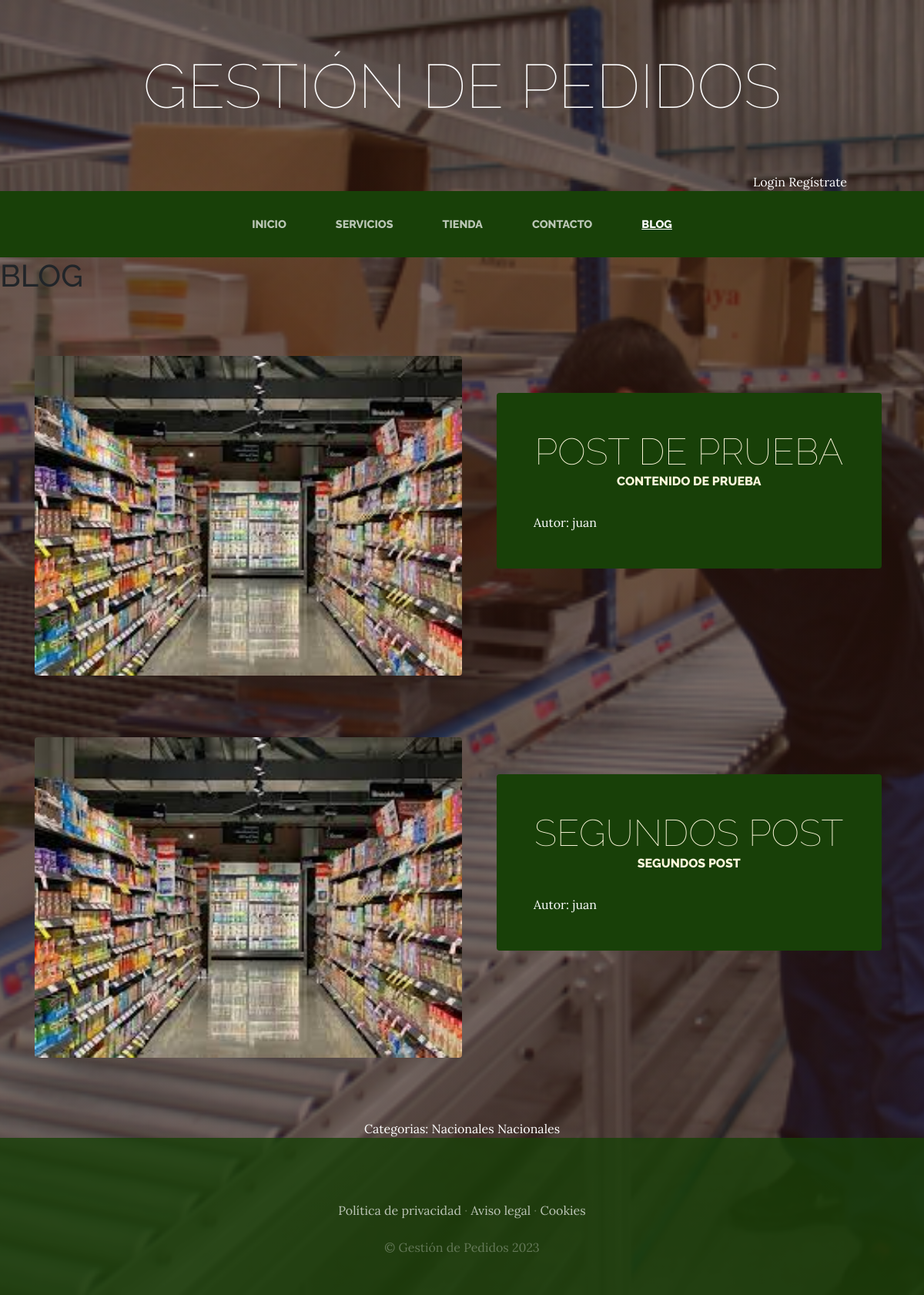
The app's page /blog/categoria/1/ with its own data.
### blog/models.py (models this page shows, shortened)
class Post(models.Model):
    titulo=models.CharField(max_length=50)
    contenido=models.CharField(max_length=50)
    imagen=models.ImageField(upload_to='blog', null=True, blank=True)
    autor=models.ForeignKey(User, on_delete=models.CASCADE)
    categorias=models.ManyToManyField(Categoria)
    created=models.DateTimeField(auto_now_add = True)
    updated=models.DateField(auto_now_add = True)
    class Meta:
        verbose_name='post'
        verbose_name_plural='posts'

class Categoria(models.Model):
    nombre=models.CharField(max_length=50)
    created=models.DateTimeField(auto_now_add = True)
    updated=models.DateField(auto_now_add = True)
    class Meta:
        verbose_name='categoria'
        verbose_name_plural='categorias'

### blog/views.py (the view)
# urls.py: path('categoria/<categoria_id>/', views.categoria, name="Categoria")
def categoria(request,categoria_id):
    categoria = Categoria.objects.get(id = categoria_id)
    posts = Post.objects.filter(categorias=categoria)
    return render(request, 'blog/categoria.html', {'categoria':categoria,'posts': posts})

### carro/context_processor.py (called while the page is built)
def importe_total_carro(request):
    total=0
    if request.user.is_authenticated:
        if 'carro' in request.session:
            for key, value in request.session["carro"].items():
                total=total+float(value["precio"])
    else:
        total="Debes hacer login"
    return {"importe_total_carro":total}

### blog/templates/blog/categoria.html
{% extends 'ProyectoWebApp/base.html' %}
{% load static %}
{% block content%}
<h1>BLOG</h1>
    {% for post in posts %}
        <section class="page-section clearfix">
            <div class="container">
            <div class="intro">
                <img class="intro-img img-fluid mb-3 mb-lg-0 rounded" src="{{ post.imagen.url }}" alt="" style="width:50%">
                <div class="intro-text left-0 text-center bg-faded p-5 rounded">
                <h2 class="section-heading mb-4" >
                    <span class="section-heading-lower">{{ post.titulo }}</span>
                    <span class="section-heading-upper">{{ post.contenido }}</span>
                </h2>
                <div style="text-align:left;color:white; 0.5em">
                    Autor: {{ post.autor }}
                </div>
                </div>
            </div>
            </div>
        </section>
    {% endfor %}
    <section>
        <div style="width:75%; margin:auto; text-align:center; color:white;">
            Categorias:
            {% for post in posts %}
                {% for categoria in post.categorias.all %}
                    {{ categoria.nombre }}
                {% endfor %}
            {% endfor %}
        </div>
    </section>
{% endblock %}

### ProyectoWebApp/static/ProyectoWebApp/css/gestion.css (style rules this page uses)
body { font-family: 'Lora'; background: linear-gradient(rgba(47, 23, 15, 0.65), rgba(47, 23, 15, 0.65)), url("../img/bg_main.jpg"); background-attachment: fixed; background-position: center; background-size: cover; }
h1, h2, h3, h4, h5, h6 { font-family: 'Raleway'; }
.page-section { margin-top: 5rem; margin-bottom: 5rem; }
.section-heading { text-transform: uppercase; }
.section-heading .section-heading-upper { display: block; font-size: 1rem; font-weight: 800; padding-bottom:.5rem; }
.section-heading .section-heading-lower { display: block; font-size: 3rem; font-weight: 100; }
.bg-faded { background-color: rgba(255, 255, 255, 0.85); }
.intro { position: relative; }
@media (min-width: 992px) { .intro .intro-img { width: 75%; float: left; } }
@media (min-width: 992px) { .intro .intro-text { left: 600; width: 60%; margin-top: 3rem; background-color: rgba(24, 64, 8); color: cornsilk; position: absolute; } }
@media (min-width: 1200px) { .intro .intro-text { width: 45%; } }

### records on screen
Post: imagen (picture), titulo "POST DE PRUEBA", contenido "CONTENIDO DE PRUEBA", autor "juan"
Post: imagen (picture), titulo "SEGUNDOS POST", contenido "SEGUNDOS POST", autor "juan"
Categoria: nombre "Nacionales"
